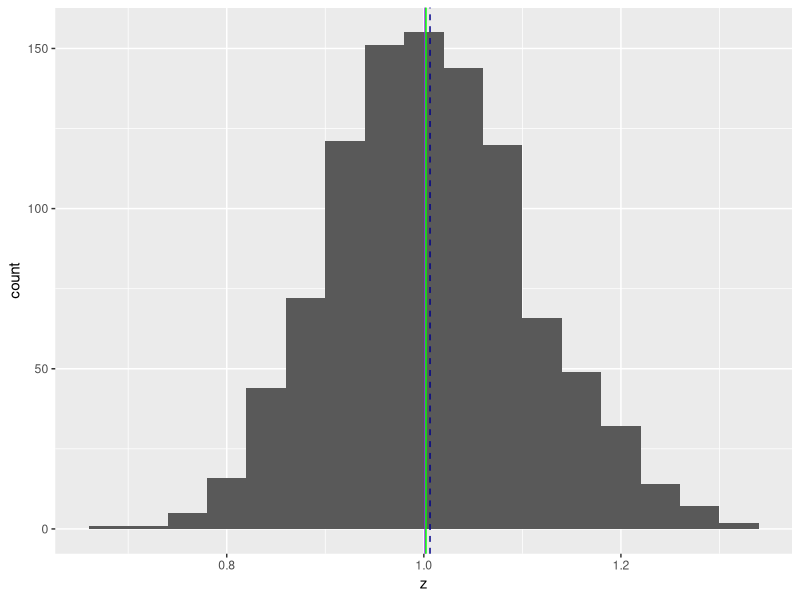
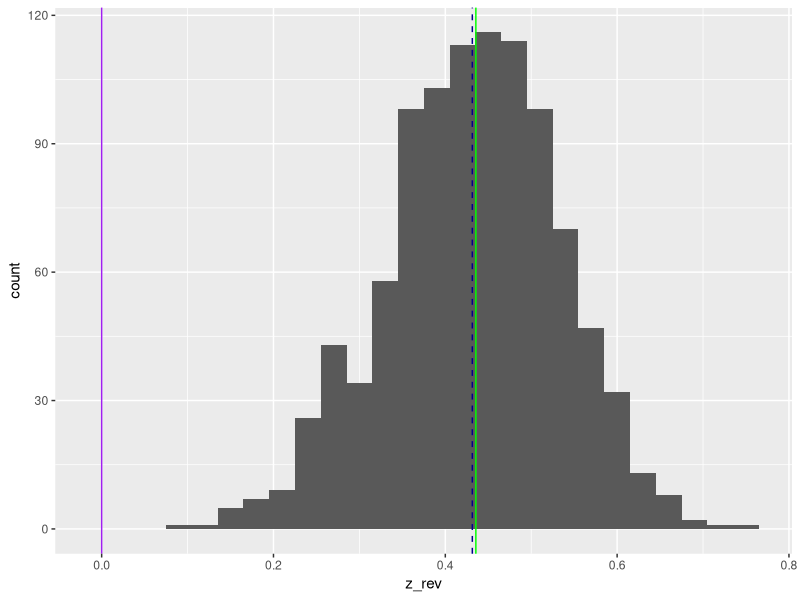

These charts were generated, in order, by the following R code:
#' ---
#' title: "Set 4"
#' output: html_document
#' date: 2023-09-05
#' author: Jenna Jordan
#' ---


# Central Tendencies ------------------------------------------------------

# Arithmetic Mean 
x <- c(15.9, 15.1, 21.9, 13.3, 24.4)
y <- c(15.9, 15.1, 21.9, 53.3, 24.4)
x
y

n_x <- length (x)
sum_x <- sum(x)
mu_x <- sum_x / n_x
print (mu_x)

mu_y <- sum(y) / length(y)
print(mu_y)

print(mu_x)
print(mu_y)

#or

mu_x; mu_y


# Geometric Mean 

prod_x <- prod(x) #product of vector x
n_x <- length(x)
geo_mu_x <- prod_x^(1 / n_x)
print(geo_mu_x)

geo_mu_y <- prod(y)^(1/length(y))
print(geo_mu_y)

geo_mu_x; geo_mu_y


# Median

x <- sort(x)  #small to large
index <- (length(x) + 1) / 2   #length is odd number
med_x <- x[index]
print(med_x)

y <- sort(y)
med_y <- y[(length(y) + 1) / 2]
print(med_y)

print(median(x))
print(median(y))


# Variance ---------------------------------------------------------------

sqd_x <- (x-mean(x))^2  #squared deviance
sqd_x
sum_sqd_x <- sum(sqd_x)
var_x <- sum_sqd_x / length (x)
print(var_x)

var_y <- sum((y-mean(y))^2 / length(y))
print(var_y)

#Standard Deviation

sd_x <- sqrt(var_x)  #square root function = sqrt()
print(sd_x)

sd_y <- sqrt(var_y)
print(sd_y)


# Coefficient of Variation (CV)

cv_x <- sd_x / mean(x)
print(cv_x)

cv_y <- sd_y / mean(y)
print(cv_y)


# IQR
## 25th and 75th percentiles as xl and xh (l = low value, h = high value)

x_l <- quantile(x, 0.25)
x_h <- quantile(x, 0.75)
x_l; x_h
iqr_x <- abs(x_l - x_h)  #abs() = absolute value
print(iqr_x)

y_q <- quantile (y, c(0.25, 0.75))  #use vector to concise code
iqr_y <- abs(y_q[1] - y_q[2])   #[1] = 25th percentile & [2] = 75th
print(iqr_y)


# MAD

ad_x <- abs(x - median(x))   #abs() = absolute value
ad_x
mad_x <- median(ad_x)
print(mad_x)

mad_y <- median(abs(y - median(y)))
print(mad_y)


# MAD/Median

mm_x <- mad_x / median(x)
print(mm_x)

mm_y <- mad_y / median(y)
print(mm_y)


# Laboratory --------------------------------------------------------------

#'
#' title: "Laboratory Exercise: set4_1"
#' author: Jenna Jordan
#'

#1:
z <- exp(rnorm(n=1000, mean = 0, sd = 0.1))
z

#Arithmetic mean
print(mean(z))

#Geometric Mean
geo_mu_z <- prod(z)^(1/length(z))
print(geo_mu_z)

#Median
z <- sort(z)  #smallest to largest
med_z <- z[(length(z) + 1) / 2]
print(med_z)
print(median(z))

#2:
#Histogram
   #use tibble, ggplot, geom_histogram
library(tidyr)
library(tidyverse)

z <- exp(rnorm(n=1000, mean = 0, sd = 0.1))
df1 <- tibble(z, 1:1000)
df1

ggplot(data = df1,
       mapping = aes(x = z)) + 
geom_histogram(binwidth = 0.04) +
  geom_vline(xintercept = mean(z), linetype = 'dashed', color = 'darkblue') +
  geom_vline(xintercept = prod(z)^(1/length(z)), color = 'purple') +
  geom_vline(xintercept = median(z), color = 'green')

#4:
z_rev <- -z +max(z) + 0.1
print(z_rev)

df2 <- tibble(z_rev)
df2

ggplot(data = df2, 
       mapping = aes(x = z_rev)) +
  geom_histogram(binwidth = 0.03) +
  geom_vline(xintercept = mean(z_rev), linetype = 'dashed', color = 'darkblue') +
  geom_vline(xintercept = prod(z_rev)^1/length(z_rev), color = 'purple') +
  geom_vline(xintercept = median(z_rev), color = 'green')

